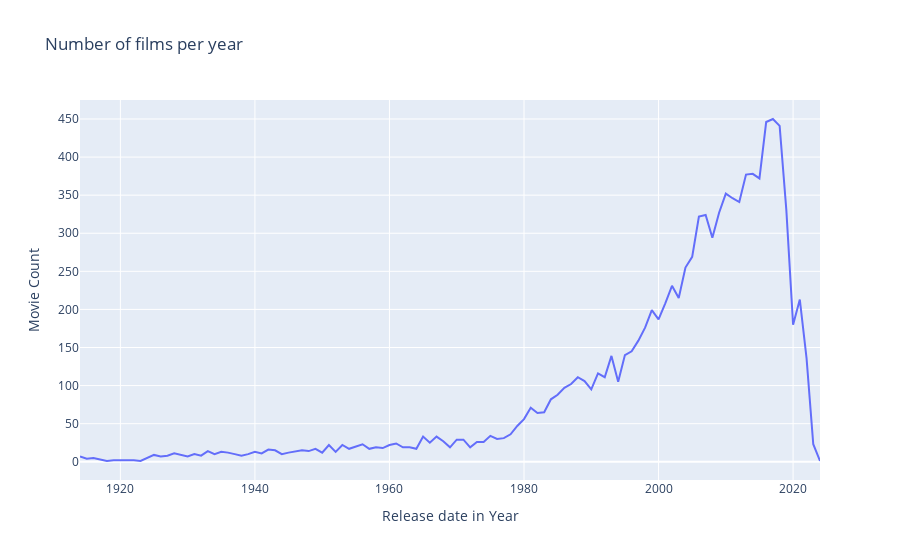

The notebook cell this image was saved under:
### Code cell
# Count no.of films released per year and sort the years in ascending order
# Do this for both Training and Testing  datasets
d1 = df['release_date_year'].value_counts().sort_index()


# x values are years, and y values are movie counts, name=legend
data = go.Scatter(x=d1.index, y=d1.values, name='movies data')

layout = go.Layout(title = "Number of films per year", xaxis_title = 'Release date in Year',yaxis_title = 'Movie Count')
py.iplot(dict(data=data, layout=layout))

### Figure 1 — Plotly figure (JSON) as saved in the notebook; plotly's stock layout.template omitted (floating-point values rounded to 4 significant figures)
{"data": [{"name": "movies data", "type": "scatter", "x": [1914, 1915, 1916, 1918, 1919, 1920, 1921, 1922, 1923, 1924, 1925, 1926, 1927, 1928, 1929, 1930, 1931, 1932, 1933, 1934, 1935, 1936, 1937, 1938, 1939, 1940, 1941, 1942, 1943, 1944, 1945, 1946, 1947, 1948, 1949, 1950, 1951, 1952, 1953, 1954, 1955, 1956, 1957, 1958, 1959, 1960, 1961, 1962, 1963, 1964, 1965, 1966, 1967, 1968, 1969, 1970, 1971, 1972, 1973, 1974, 1975, 1976, 1977, 1978, 1979, 1980, 1981, 1982, 1983, 1984, 1985, 1986, 1987, 1988, 1989, 1990, 1991, 1992, 1993, 1994, 1995, 1996, 1997, 1998, 1999, 2000, 2001, 2002, 2003, 2004, 2005, 2006, 2007, 2008, 2009, 2010, 2011, 2012, 2013, 2014, 2015, 2016, 2017, 2018, 2019, 2020, 2021, 2022, 2023, 2024], "y": [7, 4, 5, 1, 2, 2, 2, 2, 1, 5, 9, 7, 8, 11, 9, 7, 10, 8, 14, 10, 13, 12, 10, 8, 10, 13, 11, 16, 15, 10, 12, 14, 15, 14, 17, 12, 22, 13, 22, 17, 20, 23, 17, 19, 18, 22, 24, 19, 19, 17, 33, 25, 33, 27, 19, 29, 29, 19, 26, 26, 34, 30, 31, 36, 47, 56, 71, 64, 65, 82, 88, 97, 102, 111, 106, 95, 116, 111, 139, 105, 140, 145, 159, 176, 199, 187, 208, 231, 215, 255, 269, 322, 324, 294, 327, 352, 346, 341, 377, 378, 372, 446, 450, 441, 330, 180, 213, 136, 23, 1]}], "layout": {"title": {"text": "Number of films per year"}, "xaxis": {"title": {"text": "Release date in Year"}}, "yaxis": {"title": {"text": "Movie Count"}}}}
